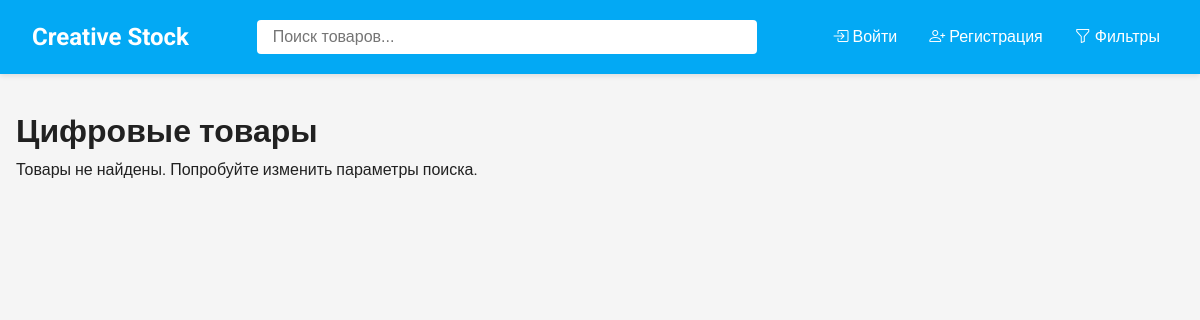
Before: / with the older database file.
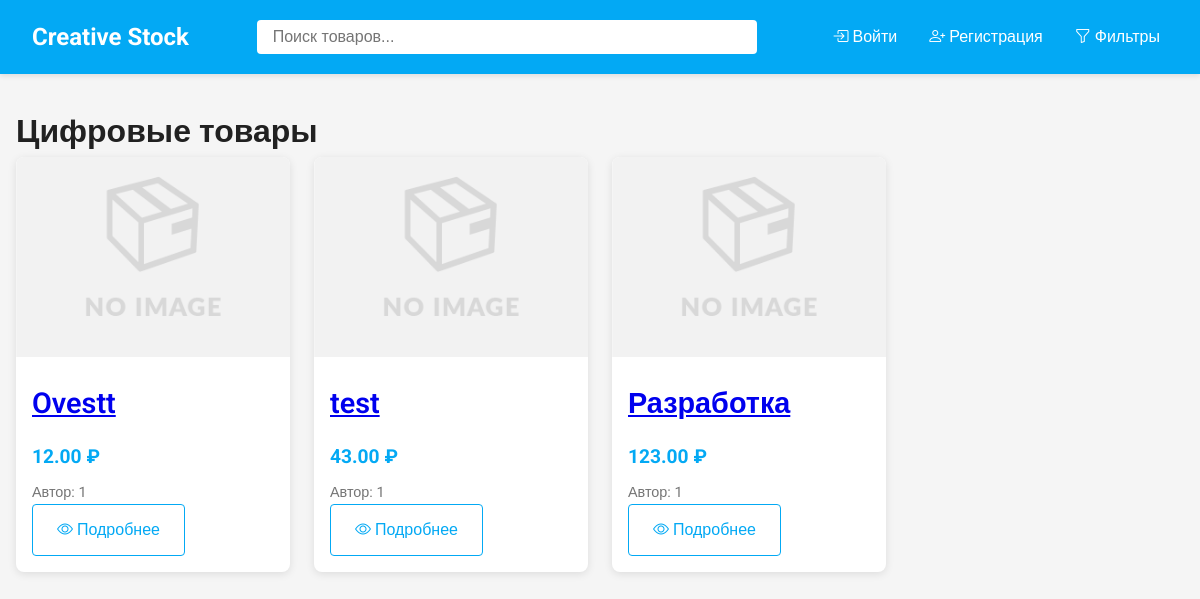
After: the same page with the newer database file.
### app.py (models this page shows, shortened)
class Product(db.Model):
    id = db.Column(db.Integer, primary_key=True)
    name = db.Column(db.String(100), nullable=False)
    description = db.Column(db.Text, nullable=False)
    price = db.Column(db.Float, nullable=False)
    cover_image = db.Column(db.String(200), nullable=False)
    file_path = db.Column(db.String(200), nullable=False)
    creator_id = db.Column(db.Integer, db.ForeignKey('user.id'), nullable=False)
    purchases = db.relationship('Purchase', back_populates='product', lazy=True, cascade='all, delete-orphan')
    in_cart = db.relationship('Cart', back_populates='product', lazy=True)

class User(db.Model):
    id = db.Column(db.Integer, primary_key=True)
    username = db.Column(db.String(80), unique=True, nullable=False)
    password = db.Column(db.String(120), nullable=False)
    products = db.relationship('Product', backref='creator', lazy=True)
    purchases = db.relationship('Purchase', back_populates='user', lazy=True)
    cart_items = db.relationship('Cart', back_populates='user', lazy=True)

### app.py (the view, shortened to what this page needs)
@app.route('/')
def index():
    search_query = request.args.get('search', '').strip()
    min_price = request.args.get('min_price', type=float)
    max_price = request.args.get('max_price', type=float)
    creator_filter = request.args.get('creator', '').strip()
    page = request.args.get('page', 1, type=int)
    per_page = 64
    query = Product.query.join(User)
    if min_price is not None:
        query = query.filter(Product.price >= min_price)
    if max_price is not None:
        query = query.filter(Product.price <= max_price)
    if creator_filter:
        query = query.filter(User.username.ilike(f'%{creator_filter}%'))
    products_pagination = query.order_by(Product.id.desc()).paginate(page=page, per_page=per_page, error_out=False)
    products = products_pagination.items
    current_user_cart = []
    if 'user_id' in session:
        cart_items = Cart.query.filter_by(user_id=session['user_id']).all()
        current_user_cart = [item.product_id for item in cart_items]
    return render_template(
        'index.html',
        products=products,
        current_user_cart=current_user_cart,
        pagination=products_pagination  # Передаем объект пагинации в шаблон
    )

### templates/index.html (shortened to what this page needs)
{% extends "base.html" %}
{% block content %}
<h1 class="page-title">Цифровые товары</h1>
{% if products %}
<div class="products-grid">
    {% for product in products %}
    <div class="product-card">
        <a href="{{ url_for('product_detail', product_id=product.id) }}">
            <img src="{{ url_for('uploaded_file', filename=product.cover_image.split('/')[-1]) }}"
                alt="{{ product.name }}" class="product-image">
        </a>
        <div class="product-info">
            <h3 class="product-title">
                <a href="{{ url_for('product_detail', product_id=product.id) }}">
                    {{ product.name }}
                </a>
            </h3>
            <p class="product-price">{{ "%.2f"|format(product.price) }} ₽</p>
            <p class="product-author">Автор: {{ product.creator.username }}</p>
            <div class="product-actions">
                <a href="{{ url_for('product_detail', product_id=product.id) }}" class="btn btn-outline">
                    <i class="bi bi-eye"></i> Подробнее
                </a>
            </div>
        </div>
    </div>
    {% endfor %}
</div>
{% else %}
<div class="no-products">
    <p>Товары не найдены. Попробуйте изменить параметры поиска.</p>
</div>
{% endif %}
{% endblock %}

### templates/base.html (shortened to what this page needs)
<!DOCTYPE html>
<html lang="ru">
<head>
    <link rel="stylesheet" href="https://cdn.jsdelivr.net/npm/bootstrap-icons@1.8.0/font/bootstrap-icons.css">
    <link rel="stylesheet" href="/static/style.css">
</head>
<body>
    <header>
        <div class="header-container">
            <a href="/" class="logo">Creative Stock</a>
            <form method="get" action="/" class="search-form">
                <input type="text" name="search" placeholder="Поиск товаров..." class="search-input"
                    value="{{ request.args.get('search', '') }}">
            </form>
            <div class="nav-links">
                {% if 'user_id' in session %}
                <a href="/add_product" class="nav-link"><i class="bi bi-plus-circle"></i> Добавить</a>
                <a href="/my_products" class="nav-link"><i class="bi bi-collection"></i> Мои товары</a>
                <a href="/cart" class="nav-link"><i class="bi bi-cart"></i> Корзина</a>
                <div class="dropdown">
                    <button class="dropdown-btn"><i class="bi bi-person"></i> {{ session['username'] }}</button>
                    <div class="dropdown-content">
                        <a href="/profile" class="nav-link"
                            style="color: var(--text-color); display: block; padding: 0.5rem 0;">Профиль</a>
                        <a href="/logout" class="nav-link"
                            style="color: var(--text-color); display: block; padding: 0.5rem 0;">Выйти</a>
                    </div>
                </div>
                {% else %}
                <a href="/login" class="nav-link"><i class="bi bi-box-arrow-in-right"></i> Войти</a>
                <a href="/register" class="nav-link"><i class="bi bi-person-plus"></i> Регистрация</a>
                {% endif %}
                <div class="dropdown">
                    <button class="dropdown-btn"><i class="bi bi-funnel"></i> Фильтры</button>
                </div>
            </div>
        </div>
    </header>
    <main>
        {% block content %}{% endblock %}
    </main>
</body>
</html>

### static/style.css (style rules this page uses)
:root { --primary-color: #03A9F4; --primary-dark: #0288D1; --text-color: #212121; --text-secondary: #757575; --background: #f5f5f5; --white: #ffffff; }
* { box-sizing: border-box; margin: 0; padding: 0; }
body { font-family: 'Roboto', sans-serif; color: var(--text-color); background-color: var(--background); line-height: 1.6; }
header { background-color: var(--primary-color); padding: 1rem 2rem; box-shadow: 0 2px 5px rgba(0, 0, 0, 0.1); position: sticky; top: 0; z-index: 100; }
.header-container { max-width: 1200px; margin: 0 auto; display: flex; justify-content: space-between; align-items: center; flex-wrap: wrap; gap: 1rem; }
.logo { font-size: 1.5rem; font-weight: 700; color: var(--white); text-decoration: none; }
.search-form { flex-grow: 1; max-width: 500px; margin: 0 1rem; }
.search-input { width: 100%; padding: 0.5rem 1rem; border: none; border-radius: 4px; font-size: 1rem; }
.nav-links { display: flex; gap: 1rem; align-items: center; }
.nav-link { color: var(--white); text-decoration: none; font-weight: 500; padding: 0.5rem; border-radius: 4px; transition: background-color 0.3s; }
.dropdown { position: relative; display: inline-block; }
.dropdown-btn { background-color: transparent; color: var(--white); border: none; cursor: pointer; font-weight: 500; padding: 0.5rem; font-family: 'Roboto', sans-serif; font-size: 1rem; }
main { max-width: 1200px; margin: 2rem auto; padding: 0 1rem; }
.products-grid { display: grid; grid-template-columns: repeat(4, 1fr); gap: 1.5rem; }
.product-card { background-color: var(--white); border-radius: 8px; overflow: hidden; box-shadow: 0 2px 8px rgba(0, 0, 0, 0.1); transition: transform 0.3s, box-shadow 0.3s; }
.product-image { width: 100%; height: 200px; object-fit: cover; }
.product-info { padding: 1rem; }
.product-title { font-size: 1.1rem; margin-bottom: 0.5rem; font-weight: 500; }
.product-price { color: var(--primary-color); font-weight: 700; font-size: 1.2rem; margin: 0.5rem 0; }
.product-author { color: var(--text-secondary); font-size: 0.9rem; }
.product-actions { display: flex; justify-content: space-between; margin-top: 1rem; }
.btn { padding: 0.5rem 1rem; border-radius: 4px; text-decoration: none; font-weight: 500; cursor: pointer; border: none; transition: background-color 0.3s; }
.btn-outline { background-color: transparent; border: 1px solid var(--primary-color); color: var(--primary-color); }
.btn { display: inline-block; padding: 0.75rem 1.5rem; border-radius: 4px; text-decoration: none; font-weight: 500; cursor: pointer; transition: all 0.3s; }
.btn-outline { background: white; border: 1px solid var(--primary-color); color: var(--primary-color); }
.product-info { display: flex; flex-direction: column; }
.product-title { font-size: 1.8rem; font-weight: 600; color: var(--text-color); margin-bottom: 0.5rem; }
.product-actions { margin-top: auto; }

Changed rows visible on the page:
added Product: cover_image (placeholder picture), name "Ovestt", price "12.00", creator.username "1"
added Product: cover_image+name (placeholder picture), name "test", price "43.00", creator.username "1"
added Product: cover_image (placeholder picture), name "Разработка", price "123.00", creator.username "1"
Other visible differences:
text no longer shown: "Товары не найдены. Попробуйте изменить параметры поиска."
